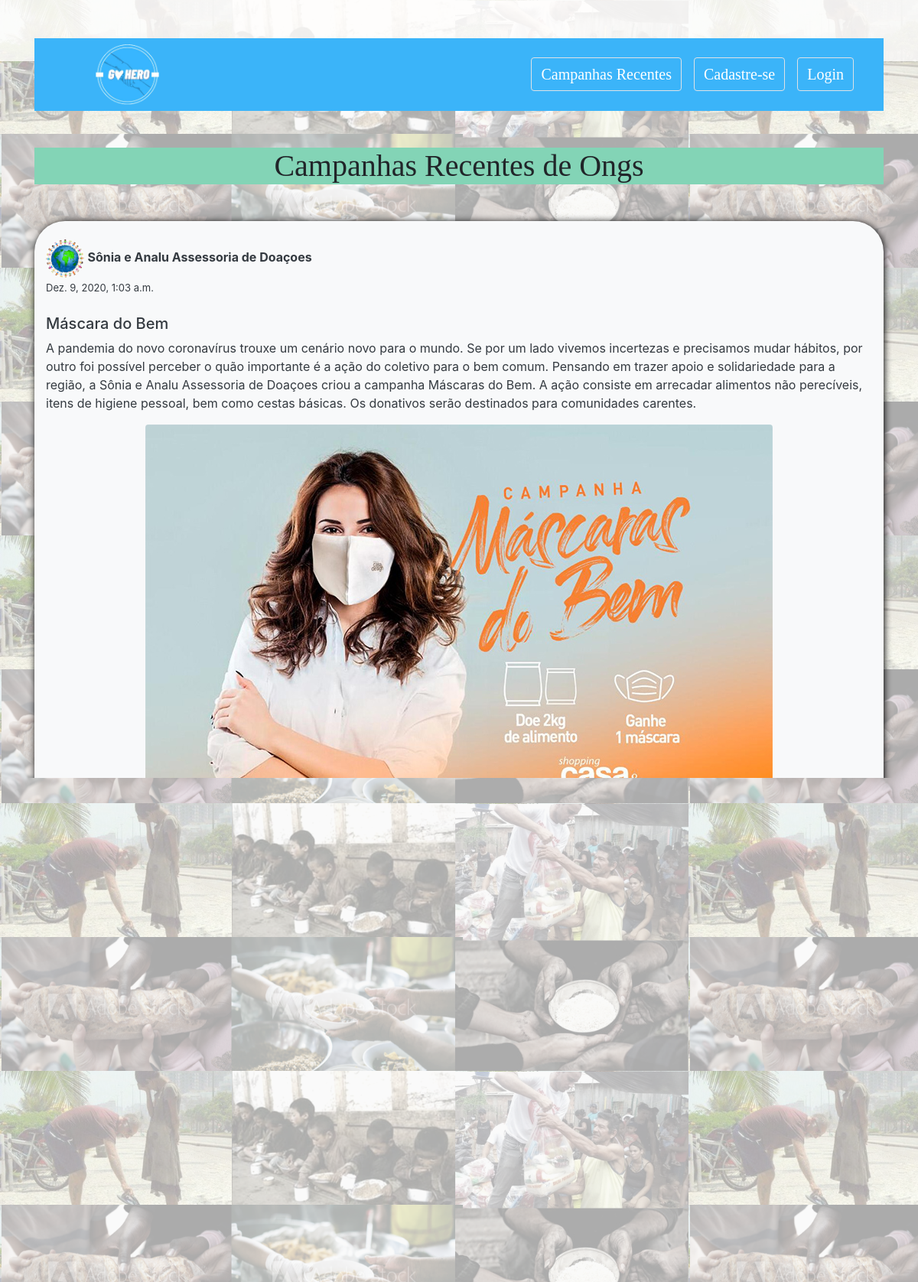
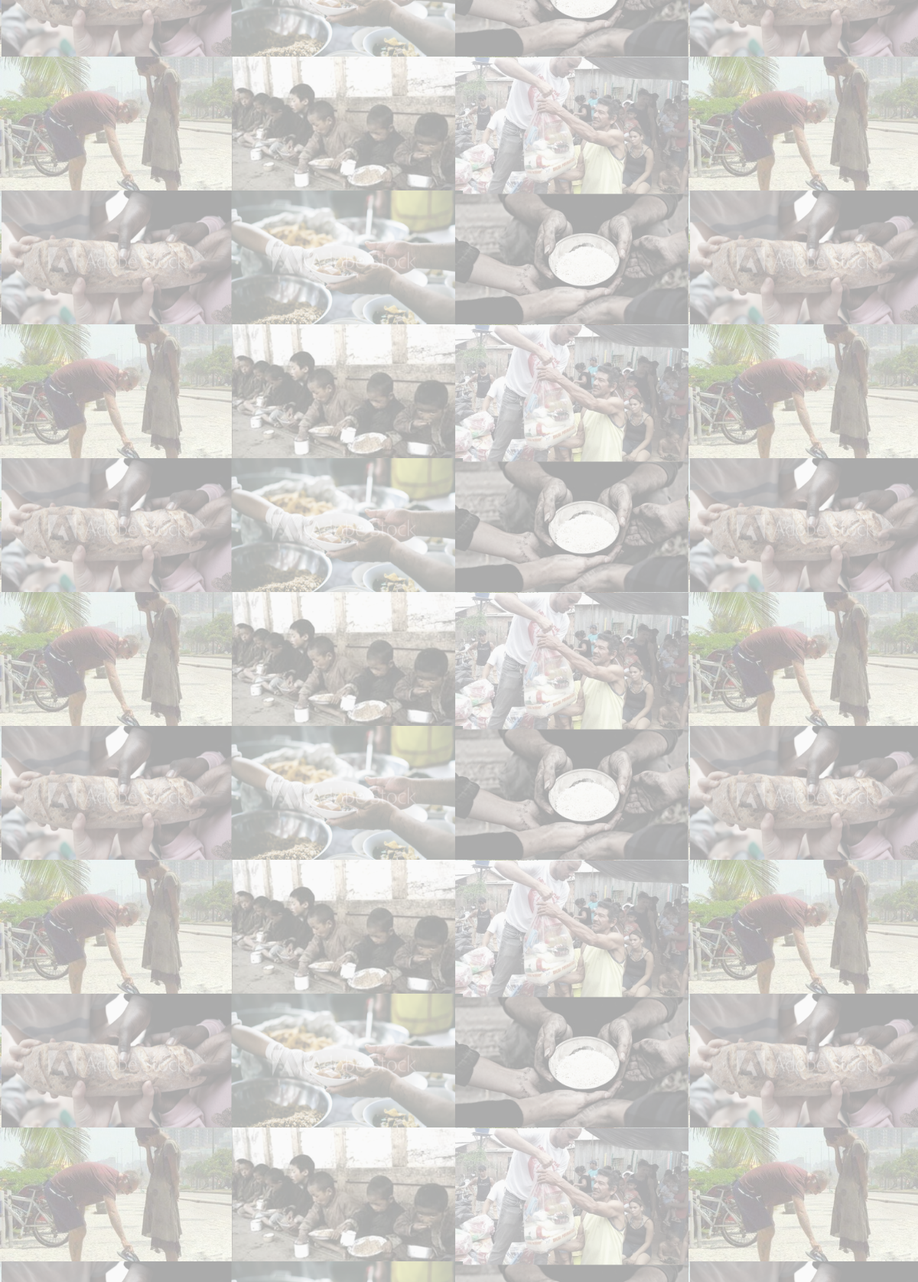
/eventosOngs (upper part), run on the app's committed database (2 pictures, top to bottom).
### doacoes/models.py (models this page shows, shortened)
class Publicacao_Ong(models.Model):
    id_publicacao_Ong = models.AutoField(primary_key=True)
    data_publicacao = models.DateTimeField(auto_now_add=True)
    titulo = models.CharField(max_length=100, verbose_name="Título")
    descricao = models.TextField(verbose_name="Descrição", null=True, blank=True)
    imagem = models.FileField(upload_to="Publicacao_ong/%Y/%m/%d/", null=True, blank=True)
    id_ong = models.ForeignKey(Ong, on_delete=models.CASCADE)
    categoria_choices = [
        ("ROUPA", "Roupa"),
        ("CALÇADO", "Calçado"),
        ("ALIMENTO", "Alimento"),
        ("MÓVEL", "Móvel"),
        ("ELETRODOMÉSTICO", "Eletrodoméstico"),
        ("EVENTO", "Evento"),
        ("DOAÇÃO", "Doação")
    ]
    categoria = models.CharField(max_length=20, choices=categoria_choices, default="DOAÇÃO")
    class Meta:
        verbose_name_plural = "Publicações das Ongs"

class Ong(models.Model):
    id_ong = models.AutoField(primary_key=True)
    cnpj = models.CharField(max_length=100, verbose_name="CNPJ")
    nome = models.CharField(max_length=100, verbose_name="Nome da Ong")
    email_ong = models.EmailField(max_length=100, verbose_name="E-mail da Ong", null=True, blank=True)
    senha = models.CharField(max_length=100)
    imagem = models.FileField(upload_to="perfil_ong/%Y/%m/%d/", null=True, blank=True)
    id_endereco = models.ForeignKey(Endereco, verbose_name="Endereço", on_delete=models.CASCADE)
    id_numero = models.ForeignKey(Numero_Contato, verbose_name="Telefone de Contato", on_delete=models.CASCADE)
    def __str__(self):
        return self.nome
    class Meta:
        verbose_name_plural = "Ongs"

### doacoes/views.py (the view)
# urls.py: path('eventosOngs', views.anuncioOngs, name='url_anuncioOngs'),
def anuncioOngs(request):
    postAnunc = Publicacao_Ong.objects.filter(categoria="EVENTO").order_by('-data_publicacao')
    data['postAnunc'] = postAnunc
    return render(request, 'anunciosOngs.html', data)

### doacoes/models.py (called while the page is built)
    def __str__(self):
        return self.telefone

### doacoes/Templates/anunciosOngs.html (shortened to what this page needs)
{% extends "BaseInicial.html" %}
{% load static %}
{% block content %}
    <div class="container" id="conteudo">
      <div class="h1 text-center mt-5 mb-5" style="background-color:#83d4b6;
      font-family:Times, serif;">Campanhas Recentes de Ongs</div>
{% if postAnunc %}
    {% for post in postAnunc %}
                         <div class=" bg-light text-dark m-auto container i_post">
                        <br>
                         <a href="{% url 'url_visitPerfilNotLog' post.id_ong%}">
                             <img src="{{ post.id_ong.imagem.url }}" class="rounded-pill" style="width:50px; height:50px;" alt="consertar">
                             <p class="d-inline font-weight-bolder text-dark" style="text-decoration:none;">{{ post.id_ong }}</p><br>
                         </a>
                         <a style="font-size:13px;">{{post.data_publicacao}}</a>
                        <br>
                        <br>
                        <h5>{{post.titulo}}</h5>
                        <p>{{post.descricao}}</p>
                        <div class="text-center">
                         <img src="{{ post.imagem.url }}" class="img-fluid rounded">
                        </div>
                            <br>
                          <footer class="p-3 mt-2 rounded" style="background-color: #c4c4c4;">
                            <span class="tw-heart-box">
                              <span class="tw-heart"></span>
                          </span>
                                    <a href="https://api.whatsapp.com/send?phone=55{{post.id_ong.id_numero}}" target=”_blank” class="float-right">
                                      <img src="{% static 'whatsapp.png' %}" width="35px" height=""  alt="chat whatsapp">
                                    </a>
                          </footer><br>
                    </div>
                    <br>
        {% endfor %}
{% else %}
        <div class="h1 text-center p-3">Nenhuma Campanha Recente</div>
{% endif %}
    </div>
 {% endblock content %}

### doacoes/Templates/BaseInicial.html (shortened to what this page needs)
<!DOCTYPE html>
<html lang="pt-br">
<head>
    <link rel="stylesheet" href="https://stackpath.bootstrapcdn.com/bootstrap/4.5.2/css/bootstrap.min.css">
        {% load static %}
</head>
<body>
    <div style="position:relative;background-color:  #fffefd; height: 80px;opacity:0.8;"></div>
    <div class="container">
        <nav class="navbar navbar-expand-lg" style="margin-top:-30px;background-color:#3bb4f9;display:flex;">
            <a href="/" class="col col-md-5" style="font-family:Times, serif;text-decoration: none;color:white; font-size:40px; font-weight: bold;"><img src="{% static 'logo.png' %}" width="20%" class="ml-5"></a>
            <div class="collapse navbar-collapse" id="conteudoNavbar">
                <div class="col" style="display:flex;justify-content: flex-end; flex-wrap:wrap;">
                    <a href="{% url 'url_anuncioOngs' %}" class="p-2"><button type="button" class="btn btn-inicial border" style="font-family:Times, serif;font-size:20px;">Campanhas Recentes</button></a>
                    <a class="p-2"><button type="button" style="font-family:Times, serif;font-size:20px;" class="btn btn-inicial border mt-2 mt-lg-0" data-toggle="modal" data-target="#modalCad">
                        Cadastre-se
                    </button></a>
                    <a href="/login/" id="login" class="p-2"><button type="button" class="btn btn-inicial border mt-2 mt-lg-0" style="font-family:Times, serif;font-size:20px;">Login</button></a>
                </div>
            </div>
        </nav>
    </div>
{% block content %}
{% endblock content %}
</body>
</html>

### doacoes/Templates/BaseInicial.html (style rules this page uses)
body { overflow-x:hidden; background: url("/static/fundo.png"); background-attachment: fixed; }
.btn-inicial { color: white; }
.i_post { box-shadow: 1px 1px 10px black; border-radius: 40px; }
.tw-heart-box { position: relative; width: 40px; height: 40px; display: inline-block; }
.tw-heart { background: url("/static/like.png") no-repeat 0 0; display: inline-block; width: 100px; height: 100px; position: absolute; left: -20px; top: -30px; }

### data on the page
Publicacao_Ong: id_ong.imagem (picture), id_ong "Sônia e Analu Assessoria de Doaçoes", data_publicacao "Dez. 9, 2020, 1:03 a.m.", titulo "Máscara do Bem", descricao "A pandemia do novo coronavírus trouxe um cenário novo para o mundo. Se por um lado vivemos incertezas e precisamos mudar hábitos, por outro foi possível perceber o quão importante é a ação do coletivo para o bem comum. Pensando em trazer apoio e solidariedade para a região, a Sônia e Analu Assessoria de Doaçoes criou a campanha Máscaras do Bem. A ação consiste em arrecadar alimentos não perecíveis, itens de higiene pessoal, bem como cestas básicas. Os donativos serão destinados para comunidades carentes.", imagem (picture)
Publicacao_Ong: id_ong.imagem (picture), id_ong "Associação Luta pela Paz", data_publicacao "Dez. 6, 2020, 1:38 a.m.", titulo "Aliança Luta pela Paz", descricao "A Aliança Luta pela Paz é uma comunidade de prática contínua para organizações que foram treinadas na nossa metodologia e que acreditam no poder de esportes de luta, educação e desenvolvimento pessoal para trazer mudanças positivas para as vidas de jovens que vivem em comunidades desfavorecidas. Desde 2011, já treinamos mais de 160 organizações em 25 países ao redor do mundo.", imagem (picture)
Publicacao_Ong: id_ong.imagem (picture), id_ong "Levi e Giovanni Doações ME", data_publicacao "Dez. 5, 2020, 9:36 p.m.", titulo "Rodizio Beneficente", descricao "No dia 30 de setembro Levi e Giovanni Doações vai sediar a Noite Dourada- Rodízio de Pizza Beneficente em prol da construção do Hospital de Câncer Sara Albuquerque. O evento faz parte das ações do Setembro Dourado – mês de apoio e conscientização sobre o câncer infantojuvenil. O rodízio contará com fritas e 13 sabores de pizza, inclusive doces. Informações sobre evento Data: 30 de setembro – domingo Local: Vila 61 Casa Bar Horário: 19 às 23h Endereço: Rua Raul Corrêa, 61 – Funcionários – Montes Claros/MG Pontos de doação Sympla", imagem (picture)
Publicacao_Ong: id_ong.imagem (picture), id_ong "Nelson e Helena", data_publicacao "Dez. 5, 2020, 9:07 p.m.", titulo "Saúde bucal na oncologia", descricao "Projeto mostra a importância da prevenção e da amenização dos efeitos colaterais relacionados ao tratamento do câncer. Pessoas com câncer são mais suscetíveis a efeitos colaterais de manifestação bucal Leia Mais"
